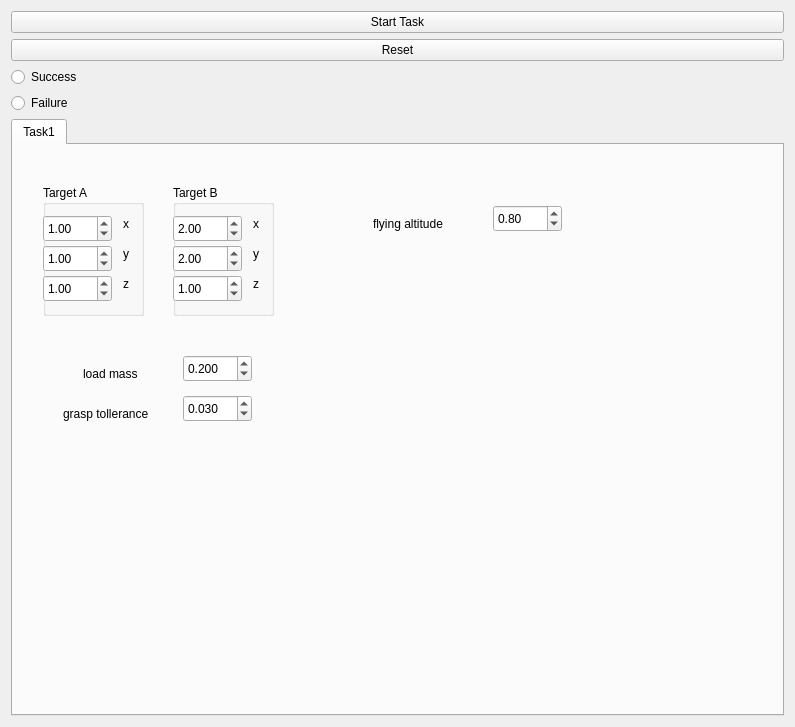
<?xml version="1.0" encoding="UTF-8"?>
<ui version="4.0">
 <class>Form</class>
 <widget class="QWidget" name="Form">
  <property name="geometry">
   <rect>
    <x>0</x>
    <y>0</y>
    <width>795</width>
    <height>727</height>
   </rect>
  </property>
  <property name="windowTitle">
   <string>Form</string>
  </property>
  <property name="styleSheet">
   <string notr="true"/>
  </property>
  <layout class="QGridLayout" name="gridLayout">
   <item row="4" column="1">
    <widget class="QRadioButton" name="Failure">
     <property name="text">
      <string>Failure</string>
     </property>
    </widget>
   </item>
   <item row="0" column="1">
    <widget class="QPushButton" name="StartTaskButton">
     <property name="text">
      <string>Start Task</string>
     </property>
    </widget>
   </item>
   <item row="2" column="1">
    <widget class="QRadioButton" name="Success">
     <property name="text">
      <string>Success</string>
     </property>
    </widget>
   </item>
   <item row="1" column="1">
    <widget class="QPushButton" name="ResetButton">
     <property name="text">
      <string>Reset</string>
     </property>
    </widget>
   </item>
   <item row="5" column="1">
    <widget class="QTabWidget" name="TaskSelect">
     <property name="currentIndex">
      <number>0</number>
     </property>
     <widget class="QWidget" name="tab">
      <attribute name="title">
       <string>Task1</string>
      </attribute>
      <widget class="QGroupBox" name="groupBox">
       <property name="geometry">
        <rect>
         <x>30</x>
         <y>40</y>
         <width>101</width>
         <height>131</height>
        </rect>
       </property>
       <property name="title">
        <string>Target A</string>
       </property>
       <widget class="QDoubleSpinBox" name="xA">
        <property name="geometry">
         <rect>
          <x>0</x>
          <y>30</y>
          <width>69</width>
          <height>27</height>
         </rect>
        </property>
        <property name="minimum">
         <double>-99.000000000000000</double>
        </property>
        <property name="value">
         <double>1.000000000000000</double>
        </property>
       </widget>
       <widget class="QDoubleSpinBox" name="yA">
        <property name="geometry">
         <rect>
          <x>0</x>
          <y>60</y>
          <width>69</width>
          <height>27</height>
         </rect>
        </property>
        <property name="minimum">
         <double>-99.000000000000000</double>
        </property>
        <property name="value">
         <double>1.000000000000000</double>
        </property>
       </widget>
       <widget class="QLabel" name="label_5">
        <property name="geometry">
         <rect>
          <x>80</x>
          <y>90</y>
          <width>16</width>
          <height>17</height>
         </rect>
        </property>
        <property name="text">
         <string>z</string>
        </property>
       </widget>
       <widget class="QLabel" name="label_3">
        <property name="geometry">
         <rect>
          <x>80</x>
          <y>30</y>
          <width>16</width>
          <height>17</height>
         </rect>
        </property>
        <property name="text">
         <string>x</string>
        </property>
       </widget>
       <widget class="QDoubleSpinBox" name="zA">
        <property name="geometry">
         <rect>
          <x>0</x>
          <y>90</y>
          <width>69</width>
          <height>27</height>
         </rect>
        </property>
        <property name="minimum">
         <double>-99.000000000000000</double>
        </property>
        <property name="value">
         <double>1.000000000000000</double>
        </property>
       </widget>
       <widget class="QLabel" name="label_4">
        <property name="geometry">
         <rect>
          <x>80</x>
          <y>60</y>
          <width>16</width>
          <height>17</height>
         </rect>
        </property>
        <property name="text">
         <string>y</string>
        </property>
       </widget>
      </widget>
      <widget class="QGroupBox" name="groupBox_2">
       <property name="geometry">
        <rect>
         <x>160</x>
         <y>40</y>
         <width>101</width>
         <height>131</height>
        </rect>
       </property>
       <property name="title">
        <string>Target B</string>
       </property>
       <widget class="QDoubleSpinBox" name="xB">
        <property name="geometry">
         <rect>
          <x>0</x>
          <y>30</y>
          <width>69</width>
          <height>27</height>
         </rect>
        </property>
        <property name="minimum">
         <double>-99.000000000000000</double>
        </property>
        <property name="value">
         <double>2.000000000000000</double>
        </property>
       </widget>
       <widget class="QDoubleSpinBox" name="yB">
        <property name="geometry">
         <rect>
          <x>0</x>
          <y>60</y>
          <width>69</width>
          <height>27</height>
         </rect>
        </property>
        <property name="minimum">
         <double>-99.000000000000000</double>
        </property>
        <property name="value">
         <double>2.000000000000000</double>
        </property>
       </widget>
       <widget class="QLabel" name="label_6">
        <property name="geometry">
         <rect>
          <x>80</x>
          <y>90</y>
          <width>16</width>
          <height>17</height>
         </rect>
        </property>
        <property name="text">
         <string>z</string>
        </property>
       </widget>
       <widget class="QLabel" name="label_7">
        <property name="geometry">
         <rect>
          <x>80</x>
          <y>30</y>
          <width>16</width>
          <height>17</height>
         </rect>
        </property>
        <property name="text">
         <string>x</string>
        </property>
       </widget>
       <widget class="QDoubleSpinBox" name="zB">
        <property name="geometry">
         <rect>
          <x>0</x>
          <y>90</y>
          <width>69</width>
          <height>27</height>
         </rect>
        </property>
        <property name="minimum">
         <double>-99.000000000000000</double>
        </property>
        <property name="value">
         <double>1.000000000000000</double>
        </property>
       </widget>
       <widget class="QLabel" name="label_8">
        <property name="geometry">
         <rect>
          <x>80</x>
          <y>60</y>
          <width>16</width>
          <height>17</height>
         </rect>
        </property>
        <property name="text">
         <string>y</string>
        </property>
       </widget>
      </widget>
      <widget class="QDoubleSpinBox" name="massLoad">
       <property name="geometry">
        <rect>
         <x>170</x>
         <y>210</y>
         <width>69</width>
         <height>27</height>
        </rect>
       </property>
       <property name="decimals">
        <number>3</number>
       </property>
       <property name="value">
        <double>0.200000000000000</double>
       </property>
      </widget>
      <widget class="QLabel" name="label_9">
       <property name="geometry">
        <rect>
         <x>70</x>
         <y>220</y>
         <width>81</width>
         <height>17</height>
        </rect>
       </property>
       <property name="text">
        <string>load mass</string>
       </property>
      </widget>
      <widget class="QDoubleSpinBox" name="flyingAltitude">
       <property name="geometry">
        <rect>
         <x>480</x>
         <y>60</y>
         <width>69</width>
         <height>27</height>
        </rect>
       </property>
       <property name="value">
        <double>0.800000000000000</double>
       </property>
      </widget>
      <widget class="QLabel" name="label_10">
       <property name="geometry">
        <rect>
         <x>360</x>
         <y>70</y>
         <width>101</width>
         <height>17</height>
        </rect>
       </property>
       <property name="text">
        <string>flying altitude </string>
       </property>
      </widget>
      <widget class="QLabel" name="label_11">
       <property name="geometry">
        <rect>
         <x>50</x>
         <y>260</y>
         <width>111</width>
         <height>17</height>
        </rect>
       </property>
       <property name="text">
        <string>grasp tollerance</string>
       </property>
      </widget>
      <widget class="QDoubleSpinBox" name="tollerance">
       <property name="geometry">
        <rect>
         <x>170</x>
         <y>250</y>
         <width>69</width>
         <height>27</height>
        </rect>
       </property>
       <property name="decimals">
        <number>3</number>
       </property>
       <property name="singleStep">
        <double>0.010000000000000</double>
       </property>
       <property name="value">
        <double>0.030000000000000</double>
       </property>
      </widget>
     </widget>
    </widget>
   </item>
  </layout>
 </widget>
 <resources/>
 <connections/>
</ui>
